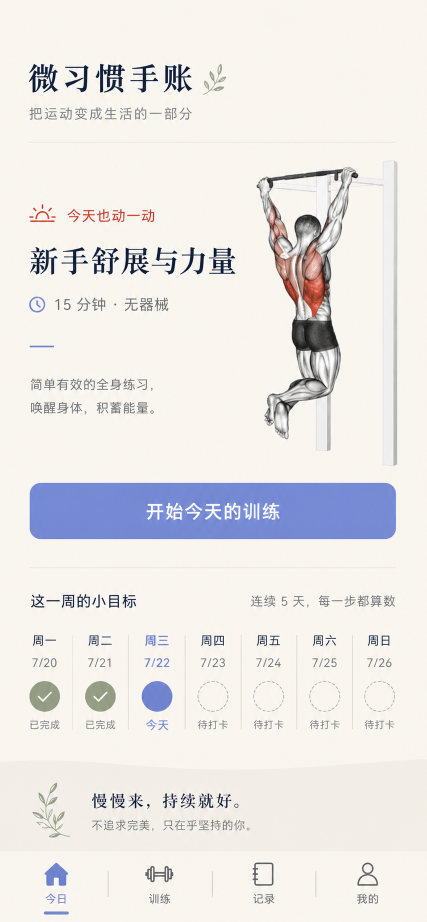
#> input picture design/reference-home-option-3.png, 853 x 1844 px (shown at 1/2 size)
$ python make-design-comparison.py
#> lines starting #> are read from the running program, lines starting #| are printed output that depends on the picture
from pathlib import Path

from PIL import Image, ImageDraw


root = Path(__file__).resolve().parents[1]
reference = Image.open(root / "design" / "reference-home-option-3.png").convert("RGB")
#> reference is the input picture: PIL image 853x1844 RGB; mean R, G, B 233.4, 230.9, 229.7
implementation = Image.open(root / "design" / "implementation-home.jpg").convert("RGB")
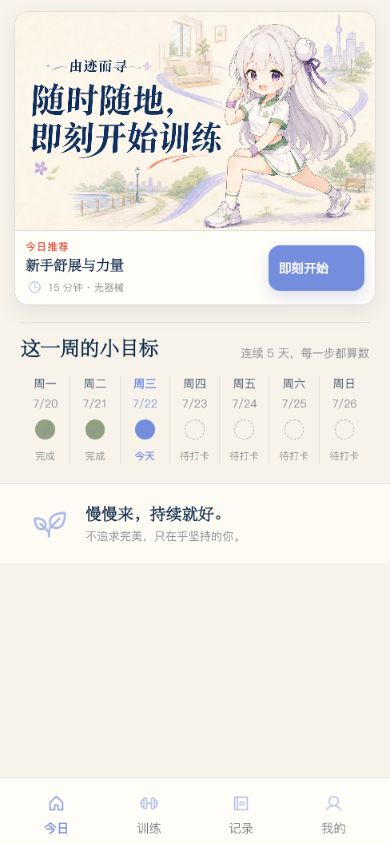
#> input picture design/implementation-home.jpg, 390 x 843 px
#> implementation is the input picture: PIL image 390x843 RGB; mean R, G, B 239.3, 236, 230.3

viewport = (390, 844)
reference_height = round(reference.height * viewport[0] / reference.width)
#> reference_height = 843
reference = reference.resize((viewport[0], reference_height), Image.Resampling.LANCZOS)
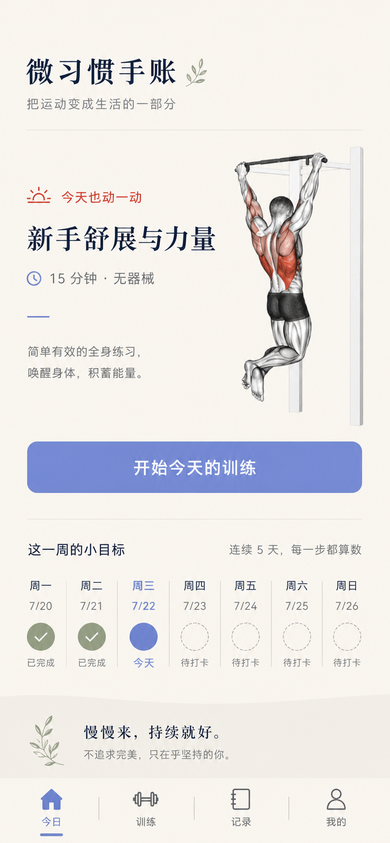
#> reference: PIL image 390x843 RGB; mean R, G, B 233.3, 230.8, 229.7
reference = reference.crop((0, 0, viewport[0], viewport[1]))
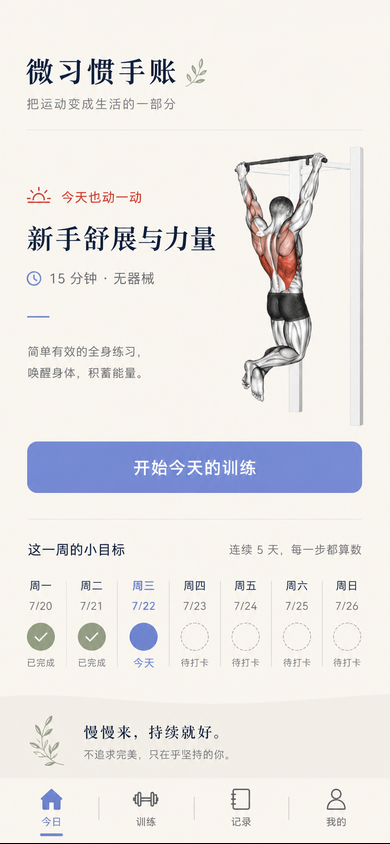
#> reference: PIL image 390x844 RGB; mean R, G, B 233, 230.6, 229.4
implementation = implementation.resize(viewport, Image.Resampling.LANCZOS)
#> implementation: PIL image 390x844 RGB

gap = 16
comparison = Image.new("RGB", (viewport[0] * 2 + gap, viewport[1]), "#dedbd3")
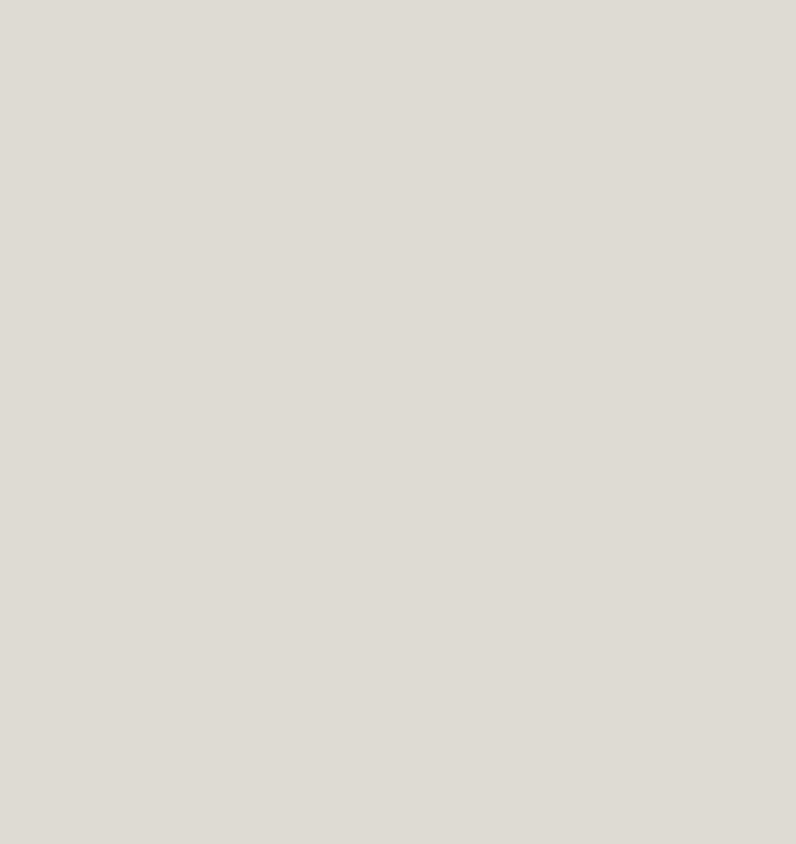
#> comparison: PIL image 796x844 RGB; mean R, G, B 222, 219, 211
comparison.paste(reference, (0, 0))
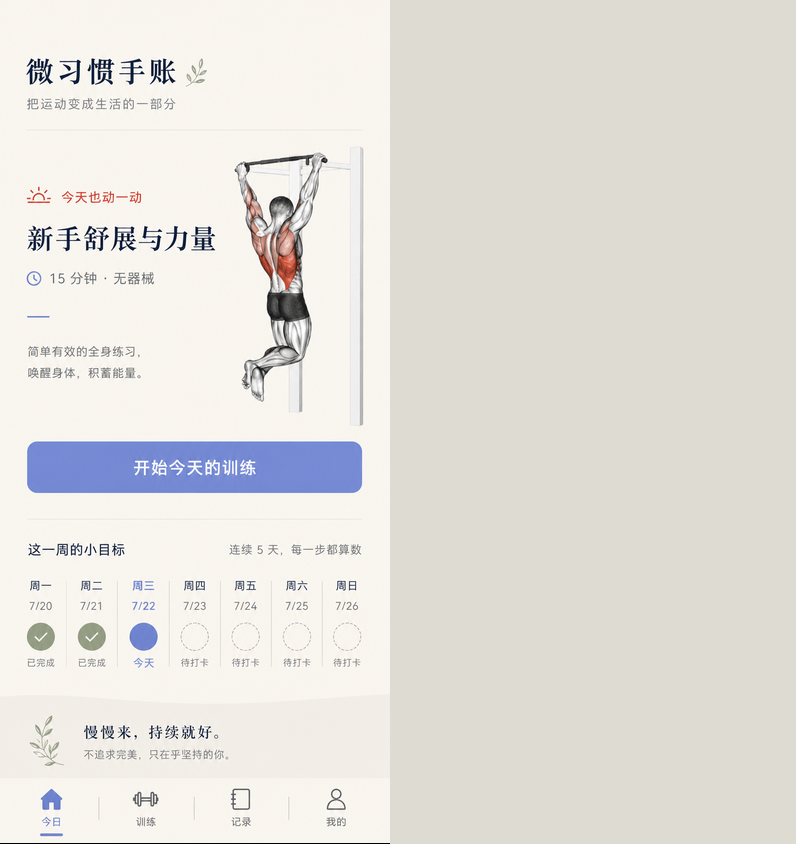
#> comparison: PIL image 796x844 RGB; mean R, G, B 227.4, 224.7, 220
comparison.paste(implementation, (viewport[0] + gap, 0))
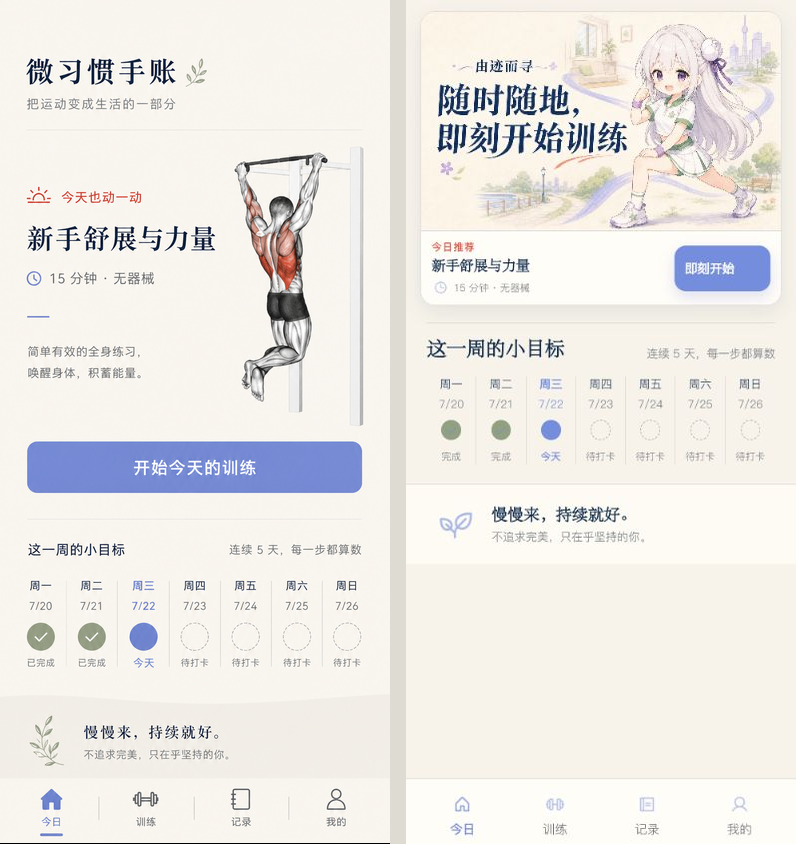
#> comparison: PIL image 796x844 RGB; mean R, G, B 235.9, 233, 229.5
ImageDraw.Draw(comparison).line((viewport[0] + gap // 2, 0, viewport[0] + gap // 2, viewport[1]), fill="#918e86", width=1)
comparison.save(root / "design" / "home-comparison.png", quality=95)
